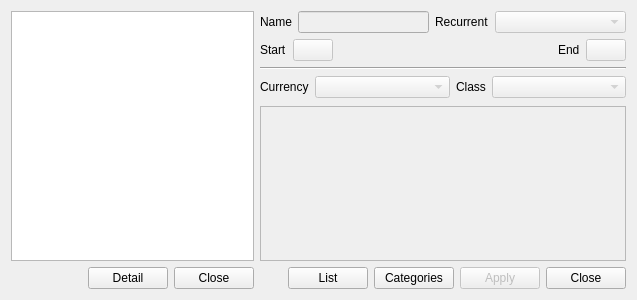
<?xml version="1.0" encoding="UTF-8"?>
<ui version="4.0">
 <class>CBudgetEdit</class>
 <widget class="QWidget" name="CBudgetEdit">
  <property name="geometry">
   <rect>
    <x>0</x>
    <y>0</y>
    <width>637</width>
    <height>300</height>
   </rect>
  </property>
  <property name="windowTitle">
   <string>Form</string>
  </property>
  <layout class="QHBoxLayout" name="horizontalLayout_6">
   <item>
    <widget class="QWidget" name="pWidgetList" native="true">
     <layout class="QVBoxLayout" name="verticalLayout_2">
      <property name="margin">
       <number>0</number>
      </property>
      <item>
       <widget class="QListView" name="pListView">
        <property name="frameShape">
         <enum>QFrame::StyledPanel</enum>
        </property>
        <property name="frameShadow">
         <enum>QFrame::Raised</enum>
        </property>
       </widget>
      </item>
      <item>
       <layout class="QHBoxLayout" name="horizontalLayout">
        <item>
         <spacer name="horizontalSpacer_2">
          <property name="orientation">
           <enum>Qt::Horizontal</enum>
          </property>
          <property name="sizeHint" stdset="0">
           <size>
            <width>40</width>
            <height>20</height>
           </size>
          </property>
         </spacer>
        </item>
        <item>
         <widget class="QPushButton" name="pPBDetail">
          <property name="text">
           <string>Detail</string>
          </property>
         </widget>
        </item>
        <item>
         <widget class="QPushButton" name="pPBCloseL">
          <property name="text">
           <string>Close</string>
          </property>
         </widget>
        </item>
       </layout>
      </item>
     </layout>
    </widget>
   </item>
   <item>
    <widget class="QWidget" name="pWidgetEdit" native="true">
     <layout class="QVBoxLayout" name="verticalLayout_3">
      <property name="margin">
       <number>0</number>
      </property>
      <item>
       <widget class="QWidget" name="pWidgetControls" native="true">
        <layout class="QVBoxLayout" name="verticalLayout">
         <property name="margin">
          <number>0</number>
         </property>
         <item>
          <layout class="QHBoxLayout" name="horizontalLayout_3">
           <item>
            <widget class="QLabel" name="label_2">
             <property name="text">
              <string>Name</string>
             </property>
            </widget>
           </item>
           <item>
            <widget class="QLineEdit" name="pLEName">
             <property name="enabled">
              <bool>false</bool>
             </property>
            </widget>
           </item>
           <item>
            <widget class="QLabel" name="label">
             <property name="text">
              <string>Recurrent</string>
             </property>
            </widget>
           </item>
           <item>
            <widget class="QComboBox" name="pCBRecurrent">
             <property name="enabled">
              <bool>false</bool>
             </property>
             <property name="sizePolicy">
              <sizepolicy hsizetype="Expanding" vsizetype="Fixed">
               <horstretch>0</horstretch>
               <verstretch>0</verstretch>
              </sizepolicy>
             </property>
            </widget>
           </item>
          </layout>
         </item>
         <item>
          <layout class="QHBoxLayout" name="horizontalLayout_4">
           <item>
            <widget class="QLabel" name="label_7">
             <property name="text">
              <string>Start</string>
             </property>
            </widget>
           </item>
           <item>
            <widget class="QPushButton" name="pPBStart">
             <property name="enabled">
              <bool>false</bool>
             </property>
             <property name="text">
              <string/>
             </property>
            </widget>
           </item>
           <item>
            <spacer name="horizontalSpacer_3">
             <property name="orientation">
              <enum>Qt::Horizontal</enum>
             </property>
             <property name="sizeHint" stdset="0">
              <size>
               <width>40</width>
               <height>20</height>
              </size>
             </property>
            </spacer>
           </item>
           <item>
            <widget class="QLabel" name="label_9">
             <property name="text">
              <string>End</string>
             </property>
            </widget>
           </item>
           <item>
            <widget class="QPushButton" name="pPBEnd">
             <property name="enabled">
              <bool>false</bool>
             </property>
             <property name="text">
              <string/>
             </property>
            </widget>
           </item>
          </layout>
         </item>
         <item>
          <widget class="Line" name="line">
           <property name="orientation">
            <enum>Qt::Horizontal</enum>
           </property>
          </widget>
         </item>
         <item>
          <layout class="QHBoxLayout" name="horizontalLayout_5">
           <item>
            <widget class="QLabel" name="label_8">
             <property name="text">
              <string>Currency</string>
             </property>
            </widget>
           </item>
           <item>
            <widget class="QComboBox" name="pCBCurrency">
             <property name="enabled">
              <bool>false</bool>
             </property>
             <property name="sizePolicy">
              <sizepolicy hsizetype="Expanding" vsizetype="Fixed">
               <horstretch>0</horstretch>
               <verstretch>0</verstretch>
              </sizepolicy>
             </property>
            </widget>
           </item>
           <item>
            <widget class="QLabel" name="label_10">
             <property name="text">
              <string>Class</string>
             </property>
            </widget>
           </item>
           <item>
            <widget class="QComboBox" name="pCBClass">
             <property name="enabled">
              <bool>false</bool>
             </property>
             <property name="sizePolicy">
              <sizepolicy hsizetype="Expanding" vsizetype="Fixed">
               <horstretch>0</horstretch>
               <verstretch>0</verstretch>
              </sizepolicy>
             </property>
            </widget>
           </item>
          </layout>
         </item>
         <item>
          <spacer name="verticalSpacer">
           <property name="orientation">
            <enum>Qt::Vertical</enum>
           </property>
           <property name="sizeHint" stdset="0">
            <size>
             <width>20</width>
             <height>40</height>
            </size>
           </property>
          </spacer>
         </item>
        </layout>
       </widget>
      </item>
      <item>
       <widget class="QTableView" name="pTVBudgetCat">
        <property name="enabled">
         <bool>false</bool>
        </property>
        <property name="frameShadow">
         <enum>QFrame::Raised</enum>
        </property>
       </widget>
      </item>
      <item>
       <layout class="QHBoxLayout" name="horizontalLayout_2">
        <item>
         <spacer name="horizontalSpacer">
          <property name="orientation">
           <enum>Qt::Horizontal</enum>
          </property>
          <property name="sizeHint" stdset="0">
           <size>
            <width>40</width>
            <height>20</height>
           </size>
          </property>
         </spacer>
        </item>
        <item>
         <widget class="QPushButton" name="pPBList">
          <property name="text">
           <string>List</string>
          </property>
         </widget>
        </item>
        <item>
         <widget class="QPushButton" name="pPBCategories">
          <property name="text">
           <string>Categories</string>
          </property>
          <property name="checkable">
           <bool>true</bool>
          </property>
         </widget>
        </item>
        <item>
         <widget class="QPushButton" name="pPBApply">
          <property name="enabled">
           <bool>false</bool>
          </property>
          <property name="text">
           <string>Apply</string>
          </property>
         </widget>
        </item>
        <item>
         <widget class="QPushButton" name="pPBClose">
          <property name="text">
           <string>Close</string>
          </property>
         </widget>
        </item>
       </layout>
      </item>
     </layout>
    </widget>
   </item>
  </layout>
 </widget>
 <tabstops>
  <tabstop>pListView</tabstop>
  <tabstop>pPBCloseL</tabstop>
  <tabstop>pPBDetail</tabstop>
  <tabstop>pLEName</tabstop>
  <tabstop>pCBRecurrent</tabstop>
  <tabstop>pPBStart</tabstop>
  <tabstop>pPBEnd</tabstop>
  <tabstop>pCBCurrency</tabstop>
  <tabstop>pCBClass</tabstop>
  <tabstop>pTVBudgetCat</tabstop>
  <tabstop>pPBClose</tabstop>
  <tabstop>pPBApply</tabstop>
  <tabstop>pPBCategories</tabstop>
  <tabstop>pPBList</tabstop>
 </tabstops>
 <resources/>
 <connections/>
</ui>
